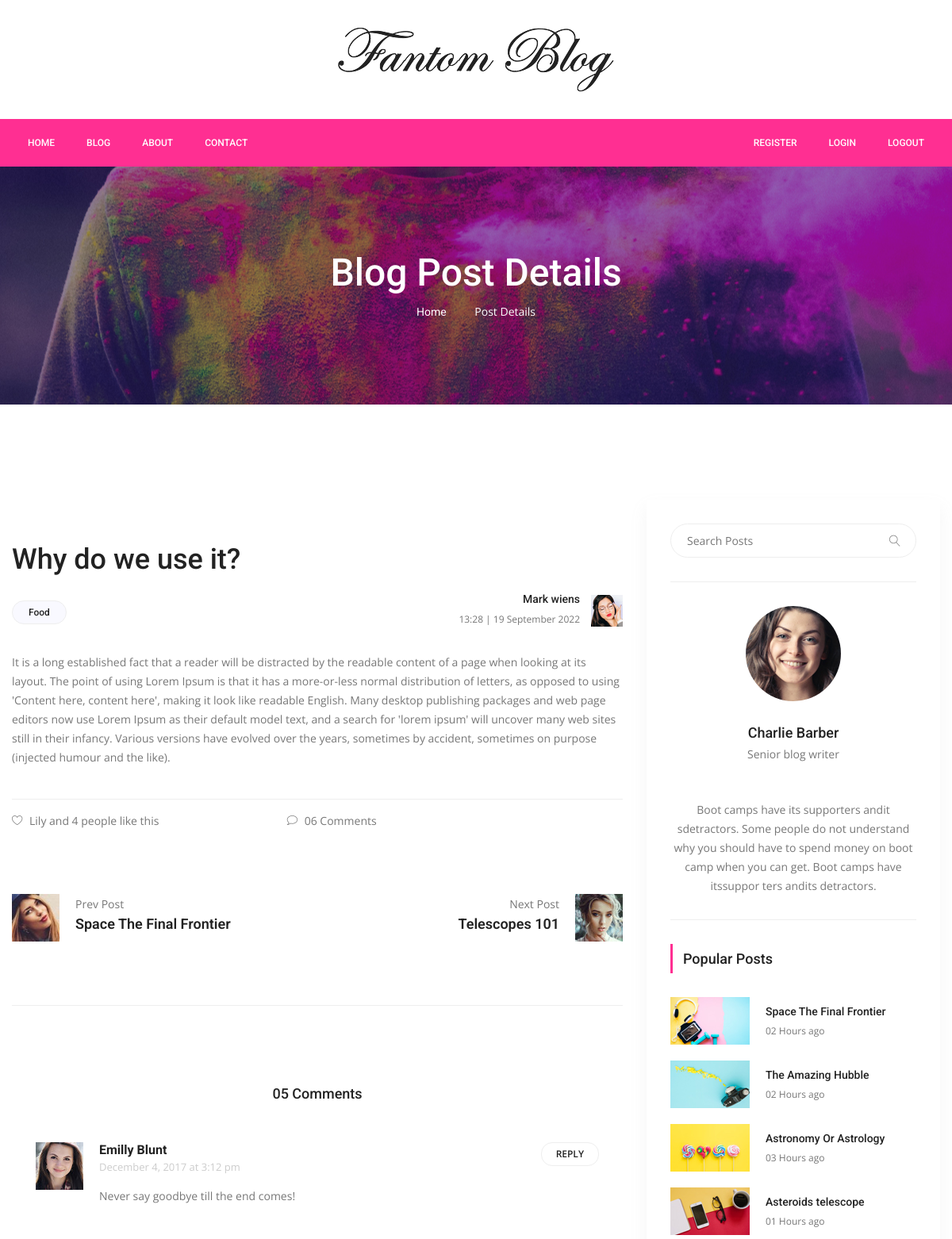
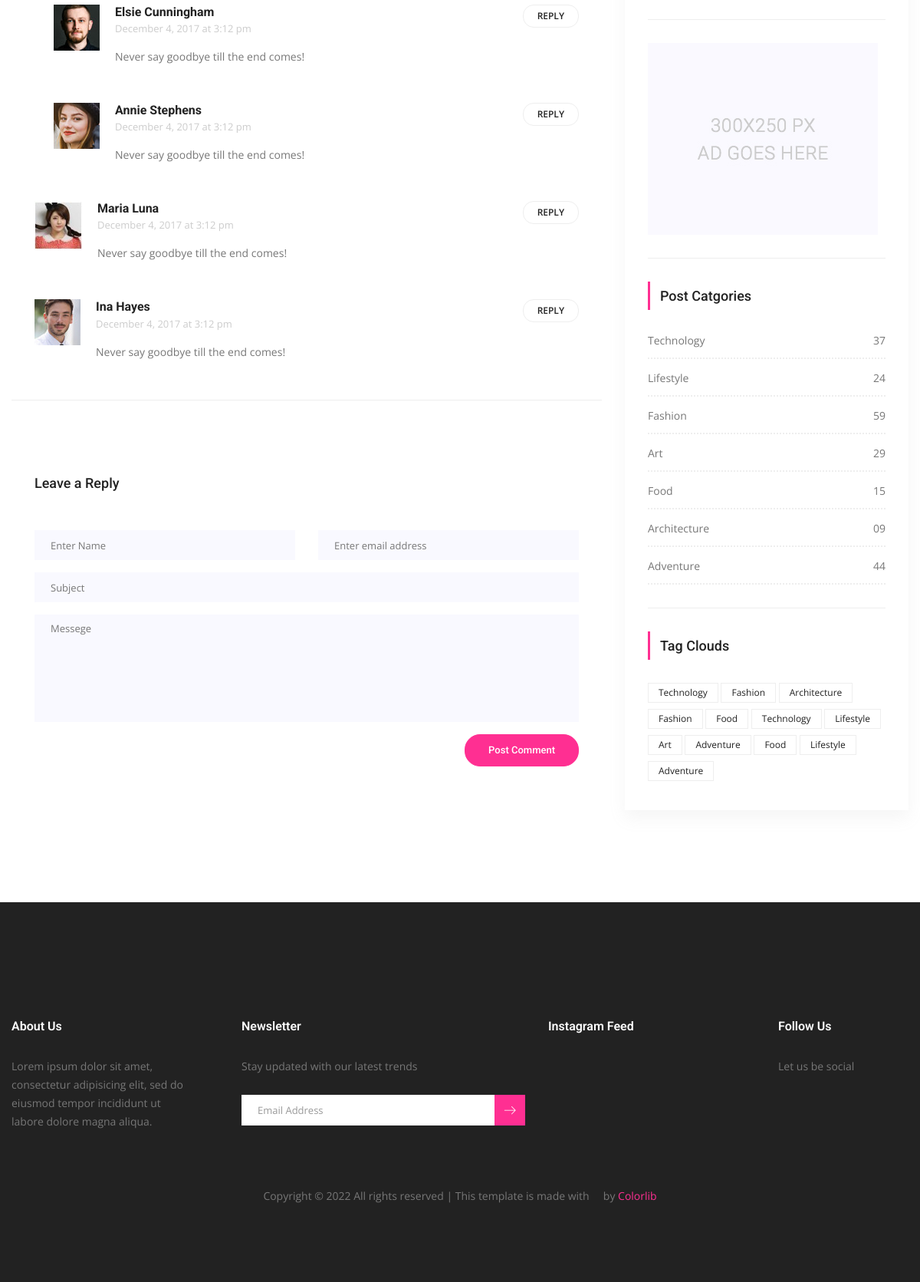
Page /post-detail/2 on the committed database (2 pictures, top to bottom).
### server.py (models this page shows)
class Post(db.Model):
    id = db.Column(db.Integer, primary_key=True)
    title = db.Column(db.String(500), unique=True, nullable=False)
    subtitle = db.Column(db.String(500), nullable=False)
    description = db.Column(db.Text, nullable=False)
    image_url = db.Column(db.String(500), nullable=False)
    category = db.Column(db.String(250), nullable=False)
    tags = db.Column(db.String(500), nullable=False)
    total_view = db.Column(db.Integer, nullable=False)
    created_date = db.Column(db.String(250), nullable=False)
    updated_date = db.Column(db.String(250), nullable=False)

### server.py (the view)
@app.route("/post-detail/<int:post_id>")
def post_detail(post_id):
    post = Post.query.get(post_id)
    return render_template("blog/post-detail.html", post=post)

### templates/blog/post-detail.html (shortened to what this page needs)
{% extends "blog/layouts/base.html" %} {% block content %}
<section class="banner_area">
  <div class="banner_inner d-flex align-items-center">
    <div
      class="overlay bg-parallax"
      data-stellar-ratio="0.9"
      data-stellar-vertical-offset="0"
      data-background=""
    ></div>
    <div class="container">
      <div class="banner_content text-center">
        <h2>Blog Post Details</h2>
        <div class="page_link">
          <a href="{{ url_for('home') }}">Home</a>
          <span style="color: white">Post Details</span>
        </div>
      </div>
    </div>
  </div>
</section>
<section class="blog_area p_120 single-post-area">
  <div class="container">
    <div class="row">
      <div class="col-lg-8">
        <div class="main_blog_details">
          <a href="#"><h4>{{ post.title }}</h4></a>
          <div class="user_details">
            <div class="float-left">
              <a href="#">{{ post.category }}</a>
            </div>
            <div class="float-right">
              <div class="media">
                <div class="media-body">
                  <h5>Mark wiens</h5>
                  <p>{{ post.updated_date }}</p>
                </div>
                <div class="d-flex">
                  <img
                    src="{{ url_for('static', filename='img/blog/user-img.jpg') }}"
                    alt=""
                  />
                </div>
              </div>
            </div>
          </div>
          <div>{{ post.description | safe }}</div>
          <div class="news_d_footer">
            <a href="#"
              ><i class="lnr lnr lnr-heart"></i>Lily and 4 people like this</a
            >
            <a class="justify-content-center ml-auto" href="#"
              ><i class="lnr lnr lnr-bubble"></i>06 Comments</a
            >
            <div class="news_socail ml-auto">
              <a href="#"><i class="fa fa-facebook"></i></a>
              <a href="#"><i class="fa fa-twitter"></i></a>
              <a href="#"><i class="fa fa-youtube-play"></i></a>
              <a href="#"><i class="fa fa-pinterest"></i></a>
              <a href="#"><i class="fa fa-rss"></i></a>
            </div>
          </div>
        </div>
        <div class="navigation-area">
          <div class="row">
            <div
              class="col-lg-6 col-md-6 col-12 nav-left flex-row d-flex justify-content-start align-items-center"
            >
              <div class="thumb">
                <a href="#"
                  ><img class="img-fluid" src="static/img/blog/prev.jpg" alt=""
                /></a>
              </div>
              <div class="arrow">
                <a href="#"
                  ></a>
              </div>
              <div class="detials">
                <p>Prev Post</p>
                <a href="#"><h4>Space The Final Frontier</h4></a>
              </div>
            </div>
            <div
              class="col-lg-6 col-md-6 col-12 nav-right flex-row d-flex justify-content-end align-items-center"
            >
              <div class="detials">
                <p>Next Post</p>
                <a href="#"><h4>Telescopes 101</h4></a>
              </div>
              <div class="arrow">
                <a href="#"
                  ></a>
              </div>
              <div class="thumb">
                <a href="#"
                  ><img class="img-fluid" src="static/img/blog/next.jpg" alt=""
                /></a>
              </div>
            </div>
          </div>
        </div>
        <div class="comments-area">
          <h4>05 Comments</h4>
          <div class="comment-list">
            <div class="single-comment justify-content-between d-flex">
              <div class="user justify-content-between d-flex">
                <div class="thumb">
                  <img src="static/img/blog/c1.jpg" alt="" />
                </div>
                <div class="desc">
                  <h5><a href="#">Emilly Blunt</a></h5>
                  <p class="date">December 4, 2017 at 3:12 pm</p>
                  <p class="comment">Never say goodbye till the end comes!</p>
                </div>
              </div>
              <div class="reply-btn">
                <a href="" class="btn-reply text-uppercase">reply</a>
              </div>
            </div>
          </div>
          <div class="comment-list left-padding">
            <div class="single-comment justify-content-between d-flex">
              <div class="user justify-content-between d-flex">
                <div class="thumb">
                  <img src="static/img/blog/c2.jpg" alt="" />
                </div>
                <div class="desc">
                  <h5><a href="#">Elsie Cunningham</a></h5>
                  <p class="date">December 4, 2017 at 3:12 pm</p>
                  <p class="comment">Never say goodbye till the end comes!</p>
                </div>
              </div>
              <div class="reply-btn">
                <a href="" class="btn-reply text-uppercase">reply</a>
              </div>
            </div>
          </div>
          <div class="comment-list left-padding">
            <div class="single-comment justify-content-between d-flex">
              <div class="user justify-content-between d-flex">
                <div class="thumb">
                  <img src="static/img/blog/c3.jpg" alt="" />
                </div>
                <div class="desc">
                  <h5><a href="#">Annie Stephens</a></h5>
                  <p class="date">December 4, 2017 at 3:12 pm</p>
                  <p class="comment">Never say goodbye till the end comes!</p>
                </div>
              </div>
              <div class="reply-btn">
                <a href="" class="btn-reply text-uppercase">reply</a>
              </div>
            </div>
          </div>
          <div class="comment-list">
            <div class="single-comment justify-content-between d-flex">
              <div class="user justify-content-between d-flex">
                <div class="thumb">
                  <img src="static/img/blog/c4.jpg" alt="" />
                </div>
                <div class="desc">
                  <h5><a href="#">Maria Luna</a></h5>
                  <p class="date">December 4, 2017 at 3:12 pm</p>
                  <p class="comment">Never say goodbye till the end comes!</p>
                </div>
              </div>
              <div class="reply-btn">
                <a href="" class="btn-reply text-uppercase">reply</a>
              </div>
            </div>
          </div>
          <div class="comment-list">
            <div class="single-comment justify-content-between d-flex">
              <div class="user justify-content-between d-flex">
                <div class="thumb">
                  <img src="static/img/blog/c5.jpg" alt="" />
                </div>
                <div class="desc">
                  <h5><a href="#">Ina Hayes</a></h5>
                  <p class="date">December 4, 2017 at 3:12 pm</p>
                  <p class="comment">Never say goodbye till the end comes!</p>
                </div>
              </div>
              <div class="reply-btn">
                <a href="" class="btn-reply text-uppercase">reply</a>
              </div>
            </div>
          </div>
        </div>
        <div class="comment-form">
          <h4>Leave a Reply</h4>
          <form>
            <div class="form-group form-inline">
              <div class="form-group col-lg-6 col-md-6 name">
                <input
                  type="text"
                  class="form-control"
                  id="name"
                  placeholder="Enter Name"
                  onfocus="this.placeholder = ''"
                  onblur="this.placeholder = 'Enter Name'"
                />
              </div>
              <div class="form-group col-lg-6 col-md-6 email">
                <input
                  type="email"
                  class="form-control"
                  id="email"
                  placeholder="Enter email address"
                  onfocus="this.placeholder = ''"
                  onblur="this.placeholder = 'Enter email address'"
                />
              </div>
            </div>
            <div class="form-group">
              <input
                type="text"
                class="form-control"
                id="subject"
                placeholder="Subject"
                onfocus="this.placeholder = ''"
                onblur="this.placeholder = 'Subject'"
              />
            </div>
            <div class="form-group">
              <textarea
                class="form-control mb-10"
                rows="5"
                name="message"
                placeholder="Messege"
                onfocus="this.placeholder = ''"
                onblur="this.placeholder = 'Messege'"
                required=""
              ></textarea>
            </div>
            <a href="#" class="primary-btn submit_btn">Post Comment</a>
          </form>
        </div>
      </div>
      <div class="col-lg-4">
        <div class="blog_right_sidebar">
          <aside class="single_sidebar_widget search_widget">
            <div class="input-group">
              <input
                type="text"
                class="form-control"
                placeholder="Search Posts"
              />
              <span class="input-group-btn">
                <button class="btn btn-default" type="button">
                  <i class="lnr lnr-magnifier"></i>
                </button>
              </span>
            </div>
            <div class="br"></div>
          </aside>
          <aside class="single_sidebar_widget author_widget">
            <img
              class="author_img rounded-circle"
              src="static/img/blog/author.png"
              alt=""
            />
            <h4>Charlie Barber</h4>
            <p>Senior blog writer</p>
            <div class="social_icon">
              <a href="#"><i class="fa fa-facebook"></i></a>
              <a href="#"><i class="fa fa-twitter"></i></a>
              <a href="#"><i class="fa fa-github"></i></a>
              <a href="#"><i class="fa fa-behance"></i></a>
            </div>
            <p>
              Boot camps have its supporters andit sdetractors. Some people do
              not understand why you should have to spend money on boot camp
              when you can get. Boot camps have itssuppor ters andits
              detractors.
            </p>
            <div class="br"></div>
          </aside>
          <aside class="single_sidebar_widget popular_post_widget">
            <h3 class="widget_title">Popular Posts</h3>
            <div class="media post_item">
              <img src="static/img/blog/popular-post/post1.jpg" alt="post" />
              <div class="media-body">
                <a href="blog-details.html"
                  ><h3>Space The Final Frontier</h3></a
                >
                <p>02 Hours ago</p>
              </div>
            </div>
            <div class="media post_item">
              <img src="static/img/blog/popular-post/post2.jpg" alt="post" />
              <div class="media-body">
                <a href="blog-details.html"><h3>The Amazing Hubble</h3></a>
                <p>02 Hours ago</p>
              </div>
            </div>
            <div class="media post_item">
              <img src="static/img/blog/popular-post/post3.jpg" alt="post" />
              <div class="media-body">
                <a href="blog-details.html"><h3>Astronomy Or Astrology</h3></a>
                <p>03 Hours ago</p>
              </div>
            </div>
            <div class="media post_item">
              <img src="static/img/blog/popular-post/post4.jpg" alt="post" />
              <div class="media-body">
                <a href="blog-details.html"><h3>Asteroids telescope</h3></a>
                <p>01 Hours ago</p>
              </div>
            </div>
            <div class="br"></div>
          </aside>
          <aside class="single_sidebar_widget">
            <a href="#"
              ><img class="img-fluid" src="static/img/blog/add.jpg" alt=""
            /></a>
            <div class="br"></div>
          </aside>
          <aside class="single_sidebar_widget post_category_widget">
            <h4 class="widget_title">Post Catgories</h4>
            <ul class="list cat-list">
              <li>
                <a href="#" class="d-flex justify-content-between">
                  <p>Technology</p>
                  <p>37</p>
                </a>
              </li>
              <li>
                <a href="#" class="d-flex justify-content-between">
                  <p>Lifestyle</p>
                  <p>24</p>
                </a>
              </li>
              <li>
                <a href="#" class="d-flex justify-content-between">
                  <p>Fashion</p>
                  <p>59</p>
                </a>
              </li>
              <li>
                <a href="#" class="d-flex justify-content-between">
                  <p>Art</p>
                  <p>29</p>
                </a>
              </li>
              <li>
                <a href="#" class="d-flex justify-content-between">
                  <p>Food</p>
                  <p>15</p>
                </a>
              </li>
              <li>
                <a href="#" class="d-flex justify-content-between">
                  <p>Architecture</p>
                  <p>09</p>
                </a>
              </li>
              <li>
                <a href="#" class="d-flex justify-content-between">
                  <p>Adventure</p>
                  <p>44</p>
                </a>
              </li>
            </ul>
            <div class="br"></div>
          </aside>
          <aside class="single-sidebar-widget tag_cloud_widget">
            <h4 class="widget_title">Tag Clouds</h4>
            <ul class="list">
              <li><a href="#">Technology</a></li>
              <li><a href="#">Fashion</a></li>
              <li><a href="#">Architecture</a></li>
              <li><a href="#">Fashion</a></li>
              <li><a href="#">Food</a></li>
              <li><a href="#">Technology</a></li>
              <li><a href="#">Lifestyle</a></li>
              <li><a href="#">Art</a></li>
              <li><a href="#">Adventure</a></li>
              <li><a href="#">Food</a></li>
              <li><a href="#">Lifestyle</a></li>
              <li><a href="#">Adventure</a></li>
            </ul>
          </aside>
        </div>
      </div>
    </div>
  </div>
</section>
{% endblock %}

### rows in the picture
Post: title "Why do we use it?", category "Food", updated_date "13:28 | 19 September 2022", description "It is a long established fact that a reader will be distracted by the readable content of a page when looking at its layout. The point of using Lorem Ipsum is that it has a more-or-less normal distribution of letters, as opposed to using 'Content here, content here', making it look like readable English. Many desktop publishing packages and web page editors now use Lorem Ipsum as their default model text, and a search for 'lorem ipsum' will uncover many web sites still in their infancy. Various versions have evolved over the years, sometimes by accident, sometimes on purpose (injected humour and the like)."
